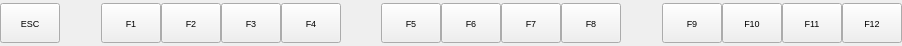
<?xml version="1.0" encoding="UTF-8"?>
<ui version="4.0">
 <class>FkeysClass</class>
 <widget class="QWidget" name="FkeysClass">
  <property name="geometry">
   <rect>
    <x>0</x>
    <y>0</y>
    <width>902</width>
    <height>46</height>
   </rect>
  </property>
  <property name="minimumSize">
   <size>
    <width>0</width>
    <height>46</height>
   </size>
  </property>
  <property name="maximumSize">
   <size>
    <width>16777215</width>
    <height>46</height>
   </size>
  </property>
  <property name="windowTitle">
   <string>Fkeys</string>
  </property>
  <layout class="QVBoxLayout" name="verticalLayout">
   <property name="spacing">
    <number>0</number>
   </property>
   <property name="margin">
    <number>0</number>
   </property>
   <item>
    <layout class="QHBoxLayout">
     <property name="spacing">
      <number>0</number>
     </property>
     <property name="margin">
      <number>0</number>
     </property>
     <item>
      <widget class="QToolButton" name="esc">
       <property name="minimumSize">
        <size>
         <width>60</width>
         <height>40</height>
        </size>
       </property>
       <property name="font">
        <font>
         <pointsize>7</pointsize>
        </font>
       </property>
       <property name="text">
        <string>ESC</string>
       </property>
       <property name="icon">
        <iconset>
         <normaloff>:/fkeys/resources/f-key-0000.png</normaloff>:/fkeys/resources/f-key-0000.png</iconset>
       </property>
       <property name="iconSize">
        <size>
         <width>50</width>
         <height>16</height>
        </size>
       </property>
       <property name="toolButtonStyle">
        <enum>Qt::ToolButtonTextUnderIcon</enum>
       </property>
      </widget>
     </item>
     <item>
      <spacer>
       <property name="orientation">
        <enum>Qt::Horizontal</enum>
       </property>
       <property name="sizeHint" stdset="0">
        <size>
         <width>40</width>
         <height>20</height>
        </size>
       </property>
      </spacer>
     </item>
     <item>
      <widget class="QToolButton" name="f1">
       <property name="minimumSize">
        <size>
         <width>60</width>
         <height>40</height>
        </size>
       </property>
       <property name="font">
        <font>
         <pointsize>7</pointsize>
        </font>
       </property>
       <property name="text">
        <string>F1</string>
       </property>
       <property name="icon">
        <iconset>
         <normaloff>:/fkeys/resources/f-key-0001.png</normaloff>:/fkeys/resources/f-key-0001.png</iconset>
       </property>
       <property name="iconSize">
        <size>
         <width>50</width>
         <height>16</height>
        </size>
       </property>
       <property name="toolButtonStyle">
        <enum>Qt::ToolButtonTextUnderIcon</enum>
       </property>
      </widget>
     </item>
     <item>
      <widget class="QToolButton" name="f2">
       <property name="minimumSize">
        <size>
         <width>60</width>
         <height>40</height>
        </size>
       </property>
       <property name="font">
        <font>
         <pointsize>7</pointsize>
        </font>
       </property>
       <property name="text">
        <string>F2</string>
       </property>
       <property name="icon">
        <iconset>
         <normaloff>:/fkeys/resources/f-key-0002.png</normaloff>:/fkeys/resources/f-key-0002.png</iconset>
       </property>
       <property name="iconSize">
        <size>
         <width>50</width>
         <height>16</height>
        </size>
       </property>
       <property name="toolButtonStyle">
        <enum>Qt::ToolButtonTextUnderIcon</enum>
       </property>
      </widget>
     </item>
     <item>
      <widget class="QToolButton" name="f3">
       <property name="minimumSize">
        <size>
         <width>60</width>
         <height>40</height>
        </size>
       </property>
       <property name="font">
        <font>
         <pointsize>7</pointsize>
        </font>
       </property>
       <property name="text">
        <string>F3</string>
       </property>
       <property name="icon">
        <iconset>
         <normaloff>:/fkeys/resources/f-key-0003.png</normaloff>:/fkeys/resources/f-key-0003.png</iconset>
       </property>
       <property name="iconSize">
        <size>
         <width>50</width>
         <height>16</height>
        </size>
       </property>
       <property name="toolButtonStyle">
        <enum>Qt::ToolButtonTextUnderIcon</enum>
       </property>
      </widget>
     </item>
     <item>
      <widget class="QToolButton" name="f4">
       <property name="minimumSize">
        <size>
         <width>60</width>
         <height>40</height>
        </size>
       </property>
       <property name="font">
        <font>
         <pointsize>7</pointsize>
        </font>
       </property>
       <property name="text">
        <string>F4</string>
       </property>
       <property name="icon">
        <iconset>
         <normaloff>:/fkeys/resources/f-key-0004.png</normaloff>:/fkeys/resources/f-key-0004.png</iconset>
       </property>
       <property name="iconSize">
        <size>
         <width>50</width>
         <height>16</height>
        </size>
       </property>
       <property name="toolButtonStyle">
        <enum>Qt::ToolButtonTextUnderIcon</enum>
       </property>
      </widget>
     </item>
     <item>
      <spacer>
       <property name="orientation">
        <enum>Qt::Horizontal</enum>
       </property>
       <property name="sizeType">
        <enum>QSizePolicy::Expanding</enum>
       </property>
       <property name="sizeHint" stdset="0">
        <size>
         <width>40</width>
         <height>20</height>
        </size>
       </property>
      </spacer>
     </item>
     <item>
      <widget class="QToolButton" name="f5">
       <property name="minimumSize">
        <size>
         <width>60</width>
         <height>40</height>
        </size>
       </property>
       <property name="font">
        <font>
         <pointsize>7</pointsize>
        </font>
       </property>
       <property name="text">
        <string>F5</string>
       </property>
       <property name="icon">
        <iconset>
         <normaloff>:/fkeys/resources/f-key-0005.png</normaloff>:/fkeys/resources/f-key-0005.png</iconset>
       </property>
       <property name="iconSize">
        <size>
         <width>50</width>
         <height>16</height>
        </size>
       </property>
       <property name="toolButtonStyle">
        <enum>Qt::ToolButtonTextUnderIcon</enum>
       </property>
      </widget>
     </item>
     <item>
      <widget class="QToolButton" name="f6">
       <property name="minimumSize">
        <size>
         <width>60</width>
         <height>40</height>
        </size>
       </property>
       <property name="font">
        <font>
         <pointsize>7</pointsize>
        </font>
       </property>
       <property name="text">
        <string>F6</string>
       </property>
       <property name="icon">
        <iconset>
         <normaloff>:/fkeys/resources/f-key-0006.png</normaloff>:/fkeys/resources/f-key-0006.png</iconset>
       </property>
       <property name="iconSize">
        <size>
         <width>50</width>
         <height>16</height>
        </size>
       </property>
       <property name="toolButtonStyle">
        <enum>Qt::ToolButtonTextUnderIcon</enum>
       </property>
      </widget>
     </item>
     <item>
      <widget class="QToolButton" name="f7">
       <property name="minimumSize">
        <size>
         <width>60</width>
         <height>40</height>
        </size>
       </property>
       <property name="font">
        <font>
         <pointsize>7</pointsize>
        </font>
       </property>
       <property name="text">
        <string>F7</string>
       </property>
       <property name="icon">
        <iconset>
         <normaloff>:/fkeys/resources/f-key-0007.png</normaloff>:/fkeys/resources/f-key-0007.png</iconset>
       </property>
       <property name="iconSize">
        <size>
         <width>50</width>
         <height>16</height>
        </size>
       </property>
       <property name="toolButtonStyle">
        <enum>Qt::ToolButtonTextUnderIcon</enum>
       </property>
      </widget>
     </item>
     <item>
      <widget class="QToolButton" name="f8">
       <property name="minimumSize">
        <size>
         <width>60</width>
         <height>40</height>
        </size>
       </property>
       <property name="font">
        <font>
         <pointsize>7</pointsize>
        </font>
       </property>
       <property name="text">
        <string>F8</string>
       </property>
       <property name="icon">
        <iconset>
         <normaloff>:/fkeys/resources/f-key-0008.png</normaloff>:/fkeys/resources/f-key-0008.png</iconset>
       </property>
       <property name="iconSize">
        <size>
         <width>50</width>
         <height>16</height>
        </size>
       </property>
       <property name="toolButtonStyle">
        <enum>Qt::ToolButtonTextUnderIcon</enum>
       </property>
      </widget>
     </item>
     <item>
      <spacer>
       <property name="orientation">
        <enum>Qt::Horizontal</enum>
       </property>
       <property name="sizeHint" stdset="0">
        <size>
         <width>40</width>
         <height>20</height>
        </size>
       </property>
      </spacer>
     </item>
     <item>
      <widget class="QToolButton" name="f9">
       <property name="minimumSize">
        <size>
         <width>60</width>
         <height>40</height>
        </size>
       </property>
       <property name="font">
        <font>
         <pointsize>7</pointsize>
        </font>
       </property>
       <property name="text">
        <string>F9</string>
       </property>
       <property name="icon">
        <iconset>
         <normaloff>:/fkeys/resources/f-key-0009.png</normaloff>:/fkeys/resources/f-key-0009.png</iconset>
       </property>
       <property name="iconSize">
        <size>
         <width>50</width>
         <height>16</height>
        </size>
       </property>
       <property name="toolButtonStyle">
        <enum>Qt::ToolButtonTextUnderIcon</enum>
       </property>
      </widget>
     </item>
     <item>
      <widget class="QToolButton" name="f10">
       <property name="minimumSize">
        <size>
         <width>60</width>
         <height>40</height>
        </size>
       </property>
       <property name="font">
        <font>
         <pointsize>7</pointsize>
        </font>
       </property>
       <property name="text">
        <string>F10</string>
       </property>
       <property name="icon">
        <iconset>
         <normaloff>:/fkeys/resources/f-key-0010.png</normaloff>:/fkeys/resources/f-key-0010.png</iconset>
       </property>
       <property name="iconSize">
        <size>
         <width>50</width>
         <height>16</height>
        </size>
       </property>
       <property name="toolButtonStyle">
        <enum>Qt::ToolButtonTextUnderIcon</enum>
       </property>
      </widget>
     </item>
     <item>
      <widget class="QToolButton" name="f11">
       <property name="minimumSize">
        <size>
         <width>60</width>
         <height>40</height>
        </size>
       </property>
       <property name="font">
        <font>
         <pointsize>7</pointsize>
        </font>
       </property>
       <property name="text">
        <string>F11</string>
       </property>
       <property name="icon">
        <iconset>
         <normaloff>:/fkeys/resources/f-key-0011.png</normaloff>:/fkeys/resources/f-key-0011.png</iconset>
       </property>
       <property name="iconSize">
        <size>
         <width>50</width>
         <height>16</height>
        </size>
       </property>
       <property name="toolButtonStyle">
        <enum>Qt::ToolButtonTextUnderIcon</enum>
       </property>
      </widget>
     </item>
     <item>
      <widget class="QToolButton" name="f12">
       <property name="minimumSize">
        <size>
         <width>60</width>
         <height>40</height>
        </size>
       </property>
       <property name="font">
        <font>
         <pointsize>7</pointsize>
        </font>
       </property>
       <property name="text">
        <string>F12</string>
       </property>
       <property name="icon">
        <iconset>
         <normaloff>:/fkeys/resources/f-key-0012.png</normaloff>:/fkeys/resources/f-key-0012.png</iconset>
       </property>
       <property name="iconSize">
        <size>
         <width>50</width>
         <height>16</height>
        </size>
       </property>
       <property name="toolButtonStyle">
        <enum>Qt::ToolButtonTextUnderIcon</enum>
       </property>
      </widget>
     </item>
    </layout>
   </item>
  </layout>
 </widget>
 <layoutdefault spacing="6" margin="11"/>
 <resources/>
 <connections/>
</ui>
